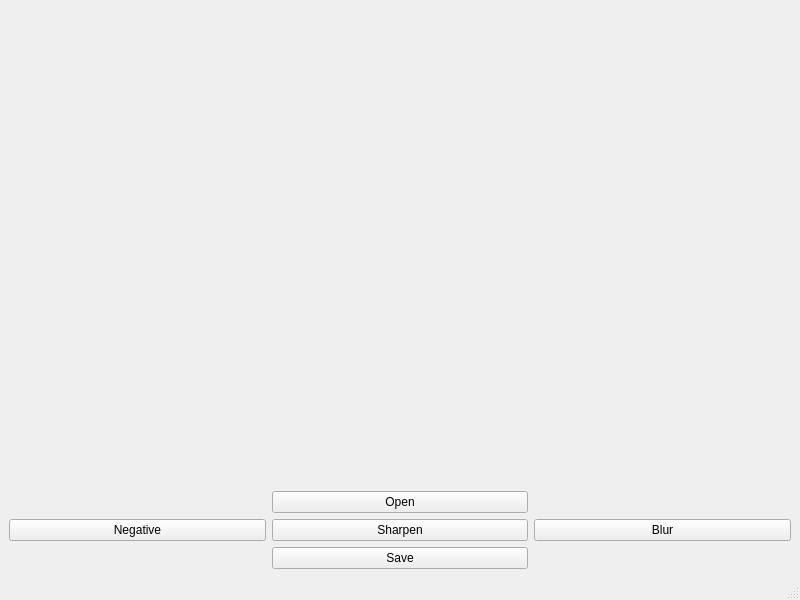
<?xml version="1.0" encoding="UTF-8"?>
<ui version="4.0">
 <class>MainWindow</class>
 <widget class="QMainWindow" name="MainWindow">
  <property name="geometry">
   <rect>
    <x>0</x>
    <y>0</y>
    <width>800</width>
    <height>600</height>
   </rect>
  </property>
  <property name="windowTitle">
   <string>PEP</string>
  </property>
  <widget class="QWidget" name="centralwidget">
   <layout class="QGridLayout" name="gridLayout">
    <item row="1" column="1">
     <widget class="QPushButton" name="buttonOpen">
      <property name="text">
       <string>Open</string>
      </property>
     </widget>
    </item>
    <item row="2" column="1">
     <widget class="QPushButton" name="buttonSharpen">
      <property name="text">
       <string>Sharpen</string>
      </property>
     </widget>
    </item>
    <item row="2" column="2">
     <widget class="QPushButton" name="buttonBlur">
      <property name="text">
       <string>Blur</string>
      </property>
     </widget>
    </item>
    <item row="2" column="0">
     <widget class="QPushButton" name="buttonNegative">
      <property name="text">
       <string>Negative</string>
      </property>
     </widget>
    </item>
    <item row="3" column="1">
     <widget class="QPushButton" name="buttonSave">
      <property name="text">
       <string>Save</string>
      </property>
     </widget>
    </item>
    <item row="0" column="0" colspan="3">
     <widget class="QLabel" name="label_img">
      <property name="text">
       <string/>
      </property>
     </widget>
    </item>
   </layout>
  </widget>
  <widget class="QMenuBar" name="menubar">
   <property name="geometry">
    <rect>
     <x>0</x>
     <y>0</y>
     <width>800</width>
     <height>22</height>
    </rect>
   </property>
  </widget>
  <widget class="QStatusBar" name="statusbar"/>
 </widget>
 <resources/>
 <connections/>
</ui>
